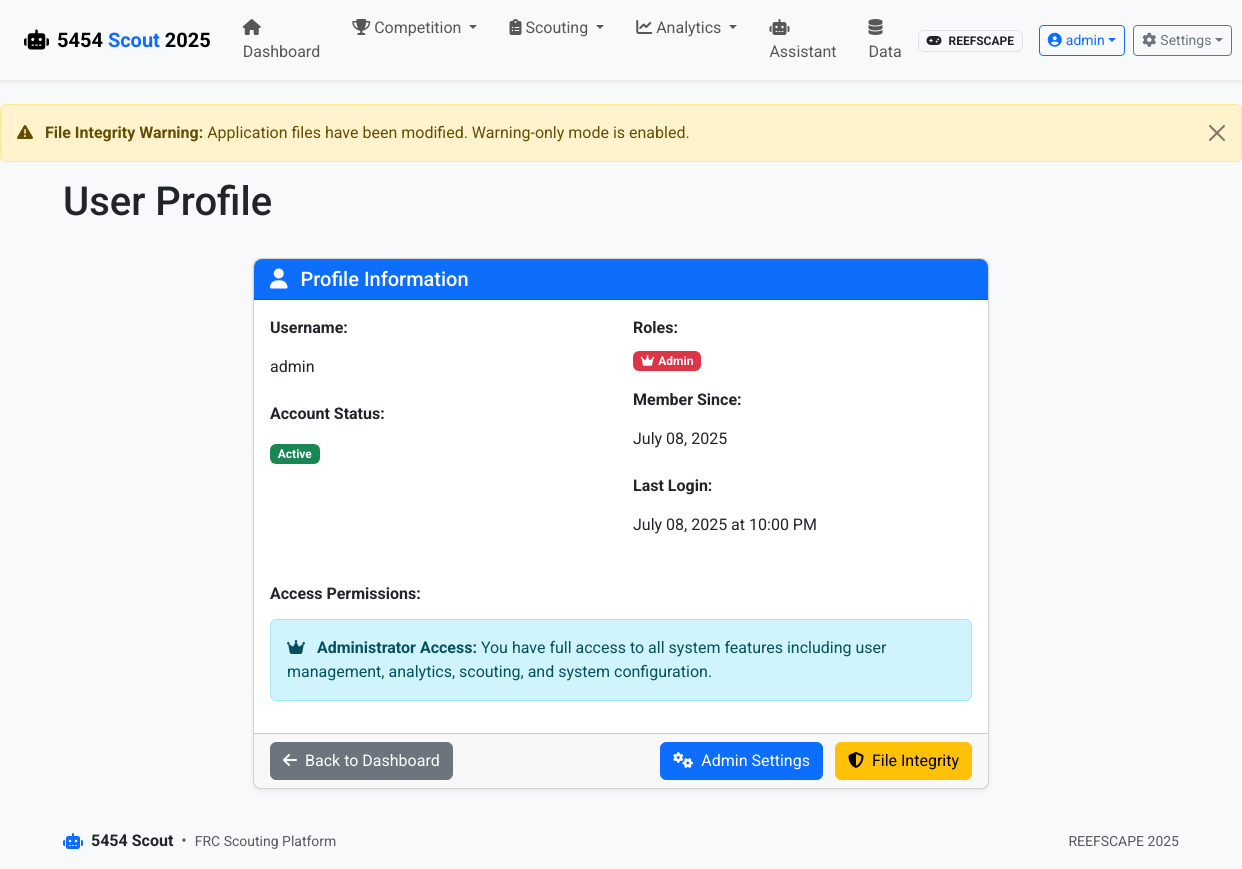
/auth/profile (signed in), run on the app's committed database.
### app/models.py (models this page shows, shortened)
class User(UserMixin, db.Model):
    id = db.Column(db.Integer, primary_key=True)
    username = db.Column(db.String(80), unique=True, nullable=False)
    email = db.Column(db.String(120), unique=True, nullable=True)
    password_hash = db.Column(db.String(128))
    is_active = db.Column(db.Boolean, default=True)
    created_at = db.Column(db.DateTime, default=datetime.utcnow)
    last_login = db.Column(db.DateTime)
    roles = db.relationship('Role', secondary=user_roles, lazy='subquery',
                           backref=db.backref('users', lazy=True))
    def has_role(self, role_name):
        return any(role.name == role_name for role in self.roles)

class Role(db.Model):
    id = db.Column(db.Integer, primary_key=True)
    name = db.Column(db.String(80), unique=True, nullable=False)
    description = db.Column(db.String(255))

### app/routes/auth.py (the view)
@bp.route('/profile')
@login_required
def profile():
    return render_template('auth/profile.html', user=current_user)

### app/templates/auth/profile.html (shortened to what this page needs)
{% extends 'base.html' %}
{% block heading %}User Profile{% endblock %}
{% block content %}
<div class="row">
    <div class="col-md-8 offset-md-2">
        <div class="card">
            <div class="card-header bg-primary text-white">
                <h5 class="mb-0">
                    <i class="fas fa-user me-2"></i>
                    Profile Information
                </h5>
            </div>
            <div class="card-body">
                <div class="row">
                    <div class="col-md-6">
                        <div class="mb-3">
                            <label class="form-label fw-bold">Username:</label>
                            <p class="form-control-plaintext">{{ user.username }}</p>
                        </div>
                        <div class="mb-3">
                            <label class="form-label fw-bold">Account Status:</label>
                            <p class="form-control-plaintext">
                                {% if user.is_active %}
                                    <span class="badge bg-success">Active</span>
                                {% else %}
                                    <span class="badge bg-danger">Inactive</span>
                                {% endif %}
                            </p>
                        </div>
                    </div>
                    <div class="col-md-6">
                        <div class="mb-3">
                            <label class="form-label fw-bold">Roles:</label>
                            <div>
                                {% for role in user.roles %}
                                    {% if role.name == 'admin' %}
                                        <span class="badge bg-danger me-2">
                                            <i class="fas fa-crown me-1"></i>{{ role.name.title() }}
                                        </span>
                                    {% elif role.name == 'analytics' %}
                                        <span class="badge bg-warning me-2">
                                            <i class="fas fa-chart-line me-1"></i>{{ role.name.title() }}
                                        </span>
                                    {% elif role.name == 'scout' %}
                                        <span class="badge bg-info me-2">
                                            <i class="fas fa-search me-1"></i>{{ role.name.title() }}
                                        </span>
                                    {% else %}
                                        <span class="badge bg-secondary me-2">{{ role.name.title() }}</span>
                                    {% endif %}
                                {% endfor %}
                            </div>
                        </div>
                        <div class="mb-3">
                            <label class="form-label fw-bold">Member Since:</label>
                            <p class="form-control-plaintext">{{ user.created_at.strftime('%B %d, %Y') }}</p>
                        </div>
                        {% if user.last_login %}
                        <div class="mb-3">
                            <label class="form-label fw-bold">Last Login:</label>
                            <p class="form-control-plaintext">{{ user.last_login.strftime('%B %d, %Y at %I:%M %p') }}</p>
                        </div>
                        {% endif %}
                    </div>
                </div>
                <div class="row mt-4">
                    <div class="col-12">
                        <h6 class="fw-bold mb-3">Access Permissions:</h6>
                        <div class="row">
                            {% if user.has_role('admin') %}
                                <div class="col-md-12">
                                    <div class="alert alert-info">
                                        <i class="fas fa-crown me-2"></i>
                                        <strong>Administrator Access:</strong> You have full access to all system features including user management, analytics, scouting, and system configuration.
                                    </div>
                                </div>
                            {% endif %}
                        </div>
                    </div>
                </div>
            </div>
            <div class="card-footer">
                <div class="d-flex justify-content-between">
                    <a href="{{ url_for('main.index') }}" class="btn btn-secondary">
                        <i class="fas fa-arrow-left me-2"></i>Back to Dashboard
                    </a>
                    {% if user.has_role('admin') %}
                    <div>
                        <a href="{{ url_for('auth.admin_settings') }}" class="btn btn-primary me-2">
                            <i class="fas fa-cogs me-2"></i>Admin Settings
                        </a>
                        <a href="{{ url_for('auth.admin_integrity') }}" class="btn btn-warning">
                            <i class="fas fa-shield-alt me-2"></i>File Integrity
                        </a>
                    </div>
                    {% endif %}
                </div>
            </div>
        </div>
    </div>
</div>
{% endblock %}

### app/templates/base.html (shortened to what this page needs)
<!DOCTYPE html>
<html lang="en" class="h-100">
<head>
    <link href="https://cdn.jsdelivr.net/npm/bootstrap@5.3.2/dist/css/bootstrap.min.css" rel="stylesheet">
    <link href="https://cdnjs.cloudflare.com/ajax/libs/font-awesome/6.4.0/css/all.min.css" rel="stylesheet">
    <link href="https://cdn.jsdelivr.net/npm/select2@4.1.0-rc.0/dist/css/select2.min.css" rel="stylesheet">
    <link href="https://cdn.jsdelivr.net/npm/select2-bootstrap-5-theme@1.3.0/dist/select2-bootstrap-5-theme.min.css" rel="stylesheet">
    <link rel="stylesheet" href="{{ url_for('static', filename='css/styles.css') }}">
</head>
<body class="d-flex flex-column h-100">
    <header class="app-header">
        <nav class="navbar navbar-expand-lg navbar-light shadow-sm">
            <div class="container-fluid px-lg-4 px-md-3 px-2">
                <a class="navbar-brand d-flex align-items-center" href="{% if user_has_role('scout') and not user_has_role('admin') and not user_has_role('analytics') %}{{ url_for('scouting.index') }}{% else %}{{ url_for('main.index') }}{% endif %}">
                    <i class="fas fa-robot brand-icon me-2"></i>
                    <span class="brand-text fw-bold">5454 <span class="text-primary">Scout</span> <span class="d-none d-sm-inline">{{ game_config.season }}</span></span>
                </a>
                <div class="collapse navbar-collapse" id="navbarMain">
                    {% if current_user.is_authenticated %}
                    <ul class="navbar-nav me-auto mb-2 mb-lg-0">
                        {% if not (user_has_role('scout') and not user_has_role('admin') and not user_has_role('analytics')) %}
                        <li class="nav-item">
                            <a class="nav-link px-3 py-2 {% if request.endpoint == 'main.index' %}active{% endif %}" href="{{ url_for('main.index') }}">
                                <i class="fas fa-home nav-icon"></i>
                                <span class="nav-text">Dashboard</span>
                            </a>
                        </li>
                        {% endif %}
                        {% if user_has_role('admin') or user_has_role('analytics') %}
                        <li class="nav-item dropdown">
                            <a class="nav-link dropdown-toggle px-3 py-2 "
                               href="#" role="button" data-bs-toggle="dropdown" aria-expanded="false">
                                <i class="fas fa-trophy nav-icon"></i>
                                <span class="nav-text">Competition</span>
                            </a>
                        </li>
                        {% endif %}
                        <li class="nav-item dropdown">
                            <a class="nav-link dropdown-toggle px-3 py-2 {% if request.endpoint and request.endpoint.startswith('scouting') %}active{% endif %}"
                               href="#" role="button" data-bs-toggle="dropdown" aria-expanded="false">
                                <i class="fas fa-clipboard-list nav-icon"></i>
                                <span class="nav-text">Scouting</span>
                            </a>
                        </li>
                        {% if user_has_role('admin') or user_has_role('analytics') %}
                        <li class="nav-item dropdown">
                            <a class="nav-link dropdown-toggle px-3 py-2 {% if request.endpoint and (request.endpoint.startswith('visualization') or request.endpoint.startswith('graphs')) %}active{% endif %}"
                               href="#" role="button" data-bs-toggle="dropdown" aria-expanded="false">
                                <i class="fas fa-chart-line nav-icon"></i>
                                <span class="nav-text">Analytics</span>
                            </a>
                        </li>
                        <li class="nav-item">
                            <a class="nav-link px-3 py-2 {% if request.endpoint and request.endpoint.startswith('assistant') %}active{% endif %}"
                               href="{{ url_for('assistant.index') }}">
                                <i class="fas fa-robot nav-icon"></i>
                                <span class="nav-text">Assistant</span>
                            </a>
                        </li>
                        <li class="nav-item">
                            <a class="nav-link px-3 py-2 {% if request.endpoint and request.endpoint.startswith('data') %}active{% endif %}"
                               href="{{ url_for('data.index') }}">
                                <i class="fas fa-database nav-icon"></i>
                                <span class="nav-text">Data</span>
                            </a>
                        </li>
                        {% endif %}
                    </ul>
                    {% endif %}
                    <div class="d-flex align-items-center navbar-actions">
                        {% if game_config %}
                        <div class="game-badge me-3 d-none d-lg-block">
                            <span class="badge bg-light text-dark border">
                                <i class="fas fa-gamepad me-1"></i>
                                <span class="d-none d-xl-inline">{{ game_config.game_name }}</span>
                            </span>
                        </div>
                        {% endif %}
                        {% if current_user.is_authenticated %}
                        <div class="dropdown me-2">
                            <button class="btn btn-outline-primary btn-sm d-flex align-items-center dropdown-toggle"
                                    type="button" data-bs-toggle="dropdown" aria-expanded="false">
                                <i class="fas fa-user-circle me-1"></i>
                                <span class="d-none d-md-inline">{{ current_user.username }}</span>
                            </button>
                        </div>
                        {% endif %}
                        {% if current_user.is_authenticated and (user_has_role('admin') or user_has_role('analytics')) %}
                        <div class="dropdown">
                            <button class="btn btn-outline-secondary btn-sm d-flex align-items-center dropdown-toggle"
                                    type="button" data-bs-toggle="dropdown" aria-expanded="false">
                                <i class="fas fa-cog me-1"></i>
                                <span class="d-none d-lg-inline">Settings</span>
                            </button>
                        </div>
                        {% endif %}
                    </div>
                </div>
            </div>
        </nav>
    </header>
    <div class="toast-container position-fixed top-0 end-0 p-3">
    </div>
    <main class="flex-shrink-0 py-4">
        {% if integrity_status.integrity_compromised and integrity_status.warning_only_mode %}
        <div class="alert alert-warning alert-dismissible fade show" role="alert">
            <i class="fas fa-exclamation-triangle me-2"></i>
            <strong>File Integrity Warning:</strong> Application files have been modified. Warning-only mode is enabled.
            <button type="button" class="btn-close" data-bs-dismiss="alert" aria-label="Close"></button>
        </div>
        {% endif %}
        <div class="container">
            <div class="row mb-4">
                <div class="col-12">
                    <h1 class="page-title">{% block heading %}FRC Scouting Platform{% endblock %}</h1>
                </div>
            </div>
            {% block content %}{% endblock %}
        </div>
    </main>
    <footer class="footer mt-auto py-3">
        <div class="container">
            <div class="row align-items-center g-2">
                <div class="col-md-6 text-center text-md-start">
                    <div class="d-flex align-items-center justify-content-center justify-content-md-start">
                        <i class="fas fa-robot brand-icon me-2 text-primary"></i>
                        <span class="fw-bold">5454 Scout</span>
                        <span class="text-muted mx-2">•</span>
                        <span class="small text-muted">FRC Scouting Platform</span>
                    </div>
                </div>
                <div class="col-md-6 text-center text-md-end">
                    <div class="small text-muted">
                        {% if game_config %}
                        <span>{{ game_config.game_name }} {{ game_config.season }}</span>
                        {% else %}
                        <span>No active configuration</span>
                        {% endif %}
                    </div>
                </div>
            </div>
        </div>
    </footer>
</body>
</html>

### data on the page
User: username "admin", created_at "July 08, 2025", last_login "July 08, 2025 at 10:00 PM"
Role: name "Admin"

### other printed values
{{ game_config.season }} "2025"
{{ game_config.game_name }} "REEFSCAPE"
